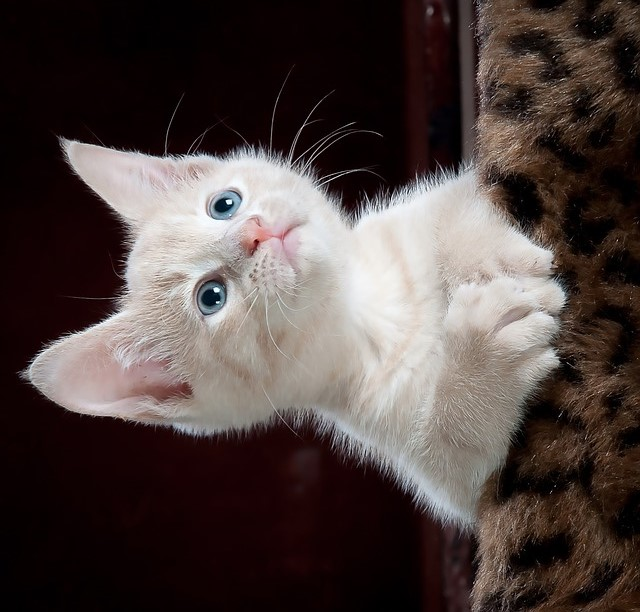
#> input picture Machine_Learning/Python-DM_V/Image_Processing/data/kitty2.jpg, 640 x 612 px
$ jupyter execute 2-Introducing_image_processing_and_scikit_image-2.ipynb   (older library calls are emulated)
#> lines starting #> are read from the running program, lines starting #| are printed output that depends on the picture; after the words box and inside, x2 and y2 are one past the last pixel; in counts of white or black regions, pixels touching at a corner belong together
# Introducing image processing and scikit image

## Aliasing, rotating and rescaling

Remember that aliasing is an effect that causes different signals, in this case pixels, to become indistinguishable or distorted.

[cell 1]
import matplotlib.pyplot as plt

[cell 2]
image_cat = plt.imread('data/kitty2.jpg')
#> image_cat is the input picture: shape (612, 640, 3); mean R, G, B 78.6, 66.9, 64.4

[cell 3]
def show_image(image, title='Image', cmap_type='gray'):
    plt.imshow(image, cmap=cmap_type)
    plt.title(title)
    plt.axis('off')
    plt.show()

[cell 4]
# Import the module and the rotate and rescale functions
from skimage.transform import rotate, rescale

# Rotate the image 90 degrees clockwise
rotated_cat_image = rotate(image_cat, -90)
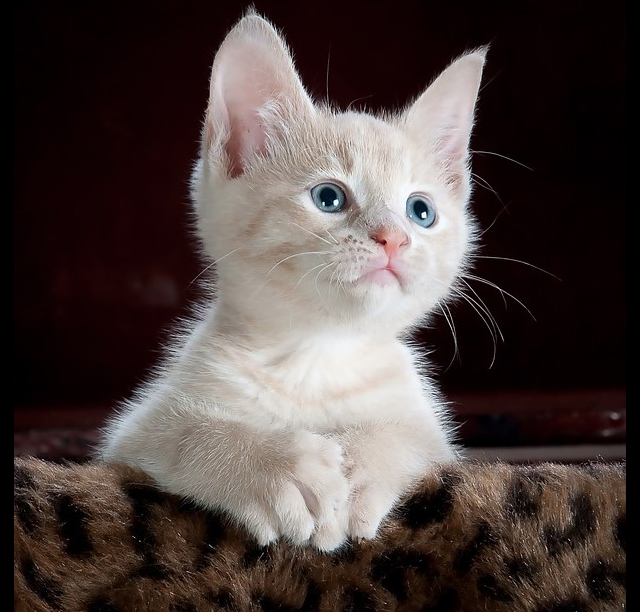
#> rotated_cat_image: shape (612, 640, 3) float64; mean R, G, B 0.305, 0.261, 0.251

# Rescale with anti aliasing
rescaled_with_aa = rescale(rotated_cat_image, 1/4, anti_aliasing=True, multichannel=True)
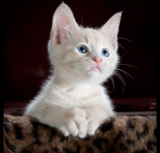
#> rescaled_with_aa: shape (153, 160, 3) float64; mean R, G, B 0.305, 0.261, 0.251

# Rescale without anti aliasing
rescaled_without_aa = rescale(rotated_cat_image, 1/4, multichannel=True)

# Show the resulting images
show_image(rescaled_with_aa, "Transformed with anti aliasing")
show_image(rescaled_without_aa, "Transformed without anti aliasing")

## Enlarging images

Have you ever tried resizing an image to make it larger? This usually results in loss of quality, with the enlarged image looking blurry.

[cell 5]
# Import the data module
from skimage import data

# Load the image from data
rocket_image = data.rocket()
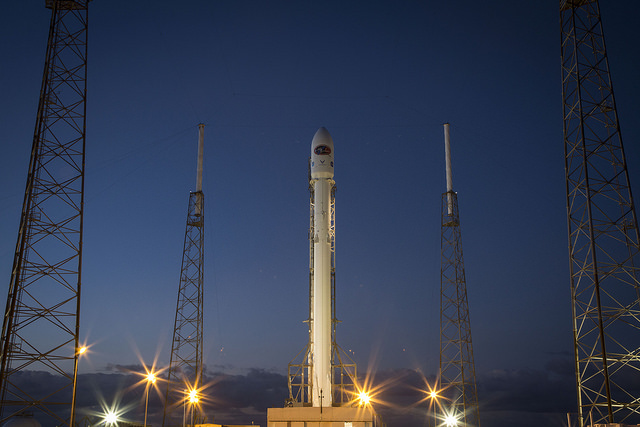
#> input picture skimage.data.rocket(), 640 x 427 px
#> rocket_image is the input picture: shape (427, 640, 3); mean R, G, B 52.3, 61.3, 82.3

# Enlarge the image so it is 3 times bigger
enlarged_rocket_image = rescale(rocket_image, 3, anti_aliasing=True, multichannel=True)

# Show original and resulting image
show_image(rocket_image)
show_image(enlarged_rocket_image, "3 times enlarged image")

## Proportionally resizing

[cell 6]
dogs_banner = plt.imread('data/dogs4.jpg')
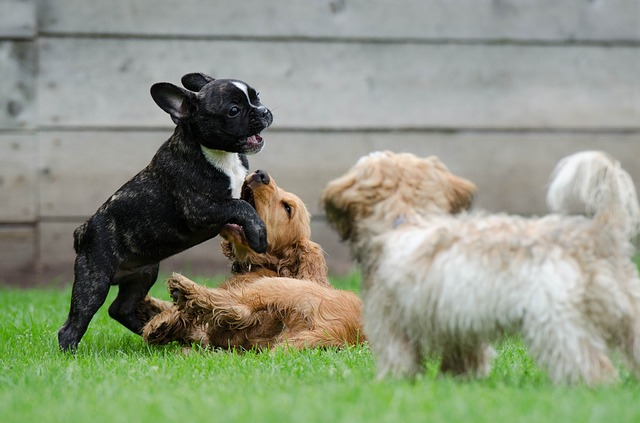
#> input picture Machine_Learning/Python-DM_V/Image_Processing/data/dogs4.jpg, 640 x 423 px
#> dogs_banner is the input picture: shape (423, 640, 3); mean R, G, B 140.7, 147.6, 127.1

# Import the module and function
from skimage.transform import resize

# Set proportional height so its half its size
height = int(dogs_banner.shape[0] / 2)
#> height = 211
width = int(dogs_banner.shape[1] / 2)
#> width = 320

# Resize using the calculated proportional height and width
image_resized = resize(dogs_banner, (height, width), anti_aliasing=True)

# Show the original and rotated image
show_image(dogs_banner, 'Original')
show_image(image_resized, 'Resized image')

[cell 7]
from skimage import color

upper_r_image = plt.imread('data/r5.png')
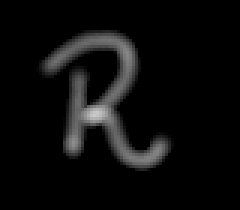
#> input picture Machine_Learning/Python-DM_V/Image_Processing/data/r5.png, 80 x 70 px (shown 3 times larger)
#> upper_r_image is the input picture: shape (70, 80, 3) float32; min 0, max 0.784, mean 0.0469
upper_r_image = color.rgb2gray(upper_r_image)
#> upper_r_image: shape (70, 80) float32

[cell 8]
# Import the morphology module
from skimage import morphology

# Obtain the eroded shape
eroded_image_shape = morphology.binary_erosion(upper_r_image)
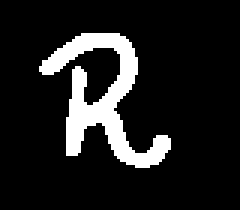
#> eroded_image_shape: shape (70, 80) bool (shown 3 times larger); 12.2% white; 1 white region, box (x1, y1, x2, y2) and area: (13, 11, 57, 56) 682

# See results
show_image(upper_r_image, 'Original')
show_image(eroded_image_shape, 'Eroded image')

[cell 9]
world_image = plt.imread('data/world_image_binary.jpg')
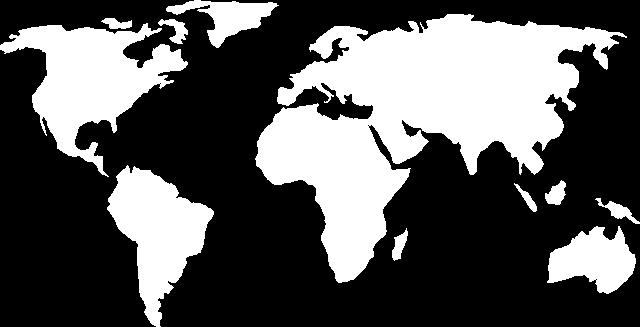
#> input picture Machine_Learning/Python-DM_V/Image_Processing/data/world_image_binary.jpg, 640 x 327 px
#> world_image is the input picture: shape (327, 640); min 0, max 255, mean 87.7

[cell 10]
# Obtain the dilated image
dilated_image = morphology.binary_dilation(world_image)
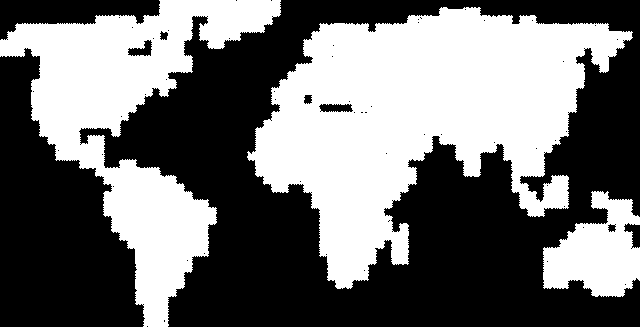
#> dilated_image: shape (327, 640) bool; 44.4% white; 3 white regions, box (x1, y1, x2, y2) and area: (247, 7, 633, 289) 55058, (0, 0, 281, 327) 31351, (543, 191, 640, 297) 6433

# See results
show_image(world_image, 'Original')
show_image(dilated_image, 'Dilated image')
